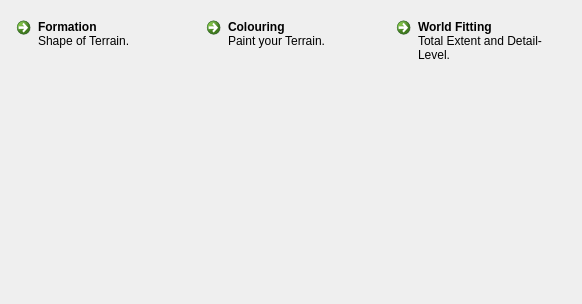
<?xml version="1.0" encoding="UTF-8"?>
<ui version="4.0">
 <class>TerrainWindow</class>
 <widget class="QWidget" name="TerrainWindow">
  <property name="geometry">
   <rect>
    <x>0</x>
    <y>0</y>
    <width>582</width>
    <height>304</height>
   </rect>
  </property>
  <property name="windowTitle">
   <string>Form</string>
  </property>
  <layout class="QVBoxLayout" name="verticalLayout_7">
   <property name="margin">
    <number>0</number>
   </property>
   <item>
    <widget class="QFrame" name="subNavigationFrame">
     <layout class="QHBoxLayout" name="horizontalLayout_2">
      <property name="topMargin">
       <number>10</number>
      </property>
      <item>
       <widget class="QCommandLinkButton" name="showFormationTab">
        <property name="text">
         <string>Formation</string>
        </property>
        <property name="icon">
         <iconset resource="resources.qrc">
          <normaloff>:/toplevel-navigation/resources/sketchy_cc-attribution-noncommercial_mountain-sketch.png</normaloff>:/toplevel-navigation/resources/sketchy_cc-attribution-noncommercial_mountain-sketch.png</iconset>
        </property>
        <property name="iconSize">
         <size>
          <width>32</width>
          <height>32</height>
         </size>
        </property>
        <property name="checkable">
         <bool>true</bool>
        </property>
        <property name="description">
         <string>Shape of Terrain.</string>
        </property>
       </widget>
      </item>
      <item>
       <widget class="QCommandLinkButton" name="showTexturingTab">
        <property name="text">
         <string>Colouring</string>
        </property>
        <property name="icon">
         <iconset resource="resources.qrc">
          <normaloff>:/toplevel-navigation/resources/oxygen_gpl_texturing.png</normaloff>:/toplevel-navigation/resources/oxygen_gpl_texturing.png</iconset>
        </property>
        <property name="iconSize">
         <size>
          <width>32</width>
          <height>32</height>
         </size>
        </property>
        <property name="checkable">
         <bool>true</bool>
        </property>
        <property name="description">
         <string>Paint your Terrain.</string>
        </property>
       </widget>
      </item>
      <item>
       <widget class="QCommandLinkButton" name="showWorldFittingTab">
        <property name="text">
         <string>World Fitting</string>
        </property>
        <property name="icon">
         <iconset resource="resources.qrc">
          <normaloff>:/toplevel-navigation/resources/oxygen_gpl_ruler.png</normaloff>:/toplevel-navigation/resources/oxygen_gpl_ruler.png</iconset>
        </property>
        <property name="iconSize">
         <size>
          <width>32</width>
          <height>32</height>
         </size>
        </property>
        <property name="checkable">
         <bool>true</bool>
        </property>
        <property name="description">
         <string>Total Extent and Detail-Level.</string>
        </property>
       </widget>
      </item>
     </layout>
    </widget>
   </item>
   <item>
    <widget class="QStackedWidget" name="terrainTaskStackedWidget">
     <property name="currentIndex">
      <number>0</number>
     </property>
     <widget class="picogen::qt4_gui::TerrainFormation" name="formation">
      <layout class="QHBoxLayout" name="horizontalLayout">
       <property name="margin">
        <number>0</number>
       </property>
      </layout>
     </widget>
     <widget class="picogen::qt4_gui::Material" name="texturing"/>
     <widget class="picogen::qt4_gui::TerrainFitting" name="fitting"/>
    </widget>
   </item>
  </layout>
 </widget>
 <customwidgets>
  <customwidget>
   <class>picogen::qt4_gui::TerrainFormation</class>
   <extends>QWidget</extends>
   <header>terrainformation.h</header>
   <container>1</container>
  </customwidget>
  <customwidget>
   <class>picogen::qt4_gui::Material</class>
   <extends>QWidget</extends>
   <header>material-ui.h</header>
   <container>1</container>
  </customwidget>
  <customwidget>
   <class>picogen::qt4_gui::TerrainFitting</class>
   <extends>QWidget</extends>
   <header>terrainfitting.h</header>
   <container>1</container>
  </customwidget>
 </customwidgets>
 <resources>
  <include location="resources.qrc"/>
 </resources>
 <connections/>
</ui>
